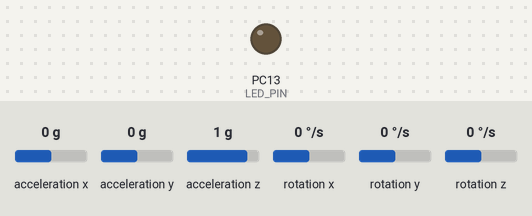
Bench run of a sketch on a simulated STM32 Blue Pill. Parts: output pins drawn as LEDs (lit = HIGH). Inputs (shaded band) come from the test bench; at power-on: acceleration x 0 g, acceleration y 0 g, acceleration z 1 g, rotation x 0 °/s, rotation y 0 °/s, rotation z 0 °/s. The ROS host is connected and sends only what is stated.

Above: at 0.1 s.
1.8 s: acceleration x set to -1.4 g
At 2.11 s:
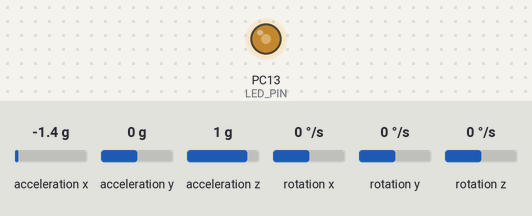
4.8 s: acceleration y set to -1.4 g
7.8 s: acceleration z set to -1.4 g
Timing chart, 0 to 16.8 s (numbered marks = the images above; inputs shaded):
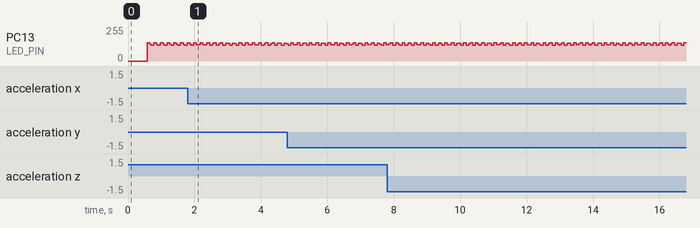

The sketch:

filter.ino
```cpp
#include <ros.h>
#include <std_msgs/Int16.h>
#include "I2Cdev.h"
#include "MPU6050_6Axis_MotionApps20.h"
#include "Wire.h"

ros::NodeHandle nh;
std_msgs::Int16 read_msg;
ros::Publisher readings("topic", &read_msg);

HardwareSerial Serial3(PB11, PB10);

// class default I2C address is 0x68
// AD0 low = 0x68
// AD0 high = 0x69
MPU6050 mpu;
//MPU6050 mpu(0x69); // <-- use for AD0 high


#define LED_PIN PC13
bool blinkState = false;

// MPU control/status vars
bool dmpReady = false;  // set true if DMP init was successful
uint8_t devStatus;      // return status after each device operation (0 = success, !0 = error)
uint16_t packetSize;    // expected DMP packet size (default is 42 bytes)
uint8_t fifoBuffer[64]; // FIFO storage buffer

// orientation/motion vars
Quaternion q;           // [w, x, y, z]         quaternion container
VectorFloat gravity;    // [x, y, z]            gravity vector
float ypr[3];           // [yaw, pitch, roll]   yaw/pitch/roll container

//Kalman filter variables
float x[3]; //state variable (estimation)
float p; //uncertainty (error in estimation)
float x_hat[3] = {0}; //predicted state (previous estimation)
float p_hat = 2; //prediction uncertainty (previous error in estimation)
float k; //kalman gain
float Q = 4; //process variance
float R = 4; //sensor variance(error in measurement)


// ================================================================
// ===                      INITIAL SETUP                       ===
// ================================================================

void setup() {

  nh.initNode();
  nh.advertise(readings);

  Wire.begin();
  Wire.setClock(400000); // 400kHz I2C clock. Comment this line if having compilation difficulties

  // initialize serial communication
  Serial3.begin(115200);

  // initialize device
  mpu.initialize();


  // verify connection
  Serial3.println(F("Testing device connections..."));
  Serial3.println(mpu.testConnection() ? F("MPU6050 connection successful") : F("MPU6050 connection failed"));


  // load and configure the DMP
  Serial3.println(F("Initializing DMP..."));
  devStatus = mpu.dmpInitialize();

  // supply your own gyro offsets here, scaled for min sensitivity
  mpu.setXGyroOffset(220);
  mpu.setYGyroOffset(76);
  mpu.setZGyroOffset(-85);
  // mpu.setZAccelOffset(1788); // 1688 factory default for my test chip

  // make sure it worked (returns 0 if so)
  // /if (devStatus == 0) {
  // Calibration Time: generate offsets and calibrate our MPU6050
  // mpu.CalibrateAccel(6);
  mpu.CalibrateGyro(6);
  mpu.PrintActiveOffsets();
  // turn on the DMP, now that it's ready
  Serial3.println(F("Enabling DMP..."));
  mpu.setDMPEnabled(true);


  // set our DMP Ready flag so the main loop() function knows it's okay to use it
  Serial3.println(F("DMP ready!"));
  dmpReady = true;

  // get expected DMP packet size for later comparison
  packetSize = mpu.dmpGetFIFOPacketSize();
  ///    }

  // configure LED for output
  pinMode(LED_PIN, OUTPUT);
}


// ================================================================
// ===                    MAIN PROGRAM LOOP                     ===
// ================================================================

void loop() {
  // if programming failed, don't try to do anything
  if (!dmpReady) return;
  // read a packet from FIFO
  if (mpu.dmpGetCurrentFIFOPacket(fifoBuffer)) { // Get the Latest packet


    // display Euler angles in degrees
    mpu.dmpGetQuaternion(&q, fifoBuffer);
    mpu.dmpGetGravity(&gravity, &q);
    mpu.dmpGetYawPitchRoll(ypr, &q, &gravity);

    int i;
    for (i = 0; i < 3; i++)
    {
      k = p_hat / (p_hat + R);
      x[i] = x_hat[i] + k * (ypr[i] - x_hat[i]);
      p = (1 - k) * p_hat;
    }
    for (i = 0; i < 3; i++) {
      x_hat[i] = x[i];
    }
    p_hat = p + Q;


    Serial3.print("ypr\t");
    Serial3.print(x[0] * 180 / M_PI);
    Serial3.print("\t");
    Serial3.print(x[1] * 180 / M_PI);
    Serial3.print("\t");
    Serial3.println(x[2] * 180 / M_PI);


    // blink LED to indicate activity
    blinkState = !blinkState;
    digitalWrite(LED_PIN, blinkState);
  }
}
```
